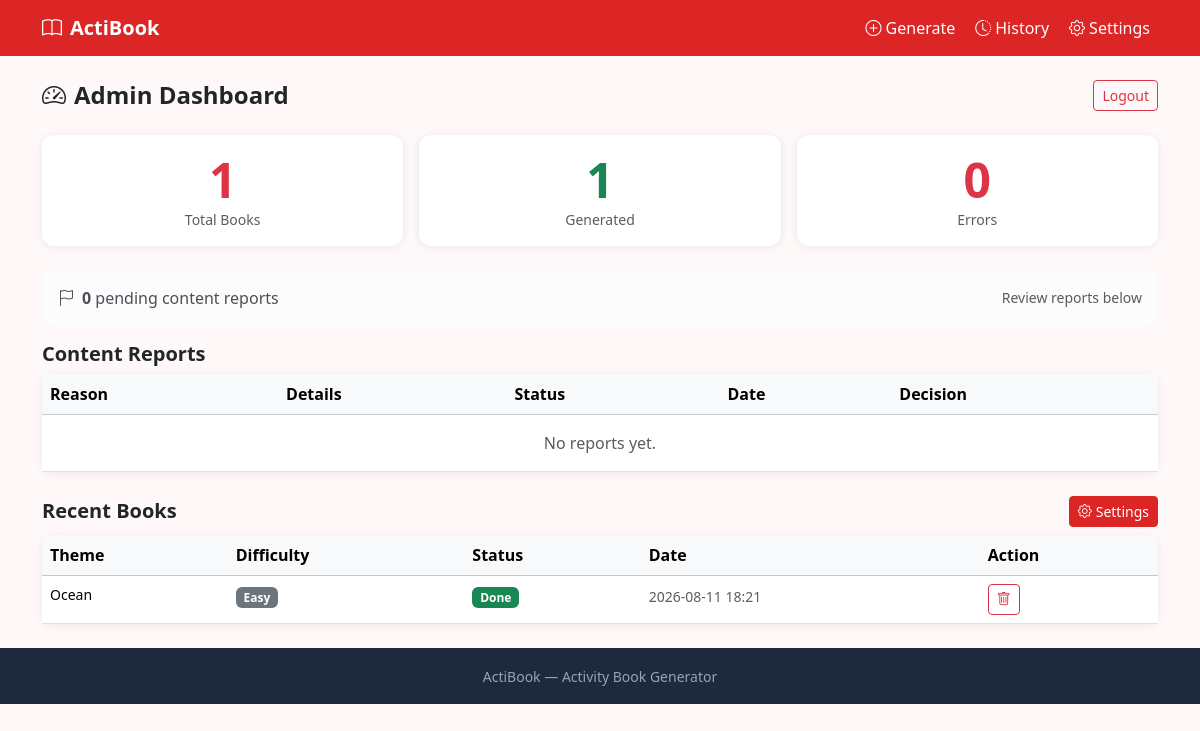
The app's page /otherapps/actibook/admin/dashboard (signed in), older data.
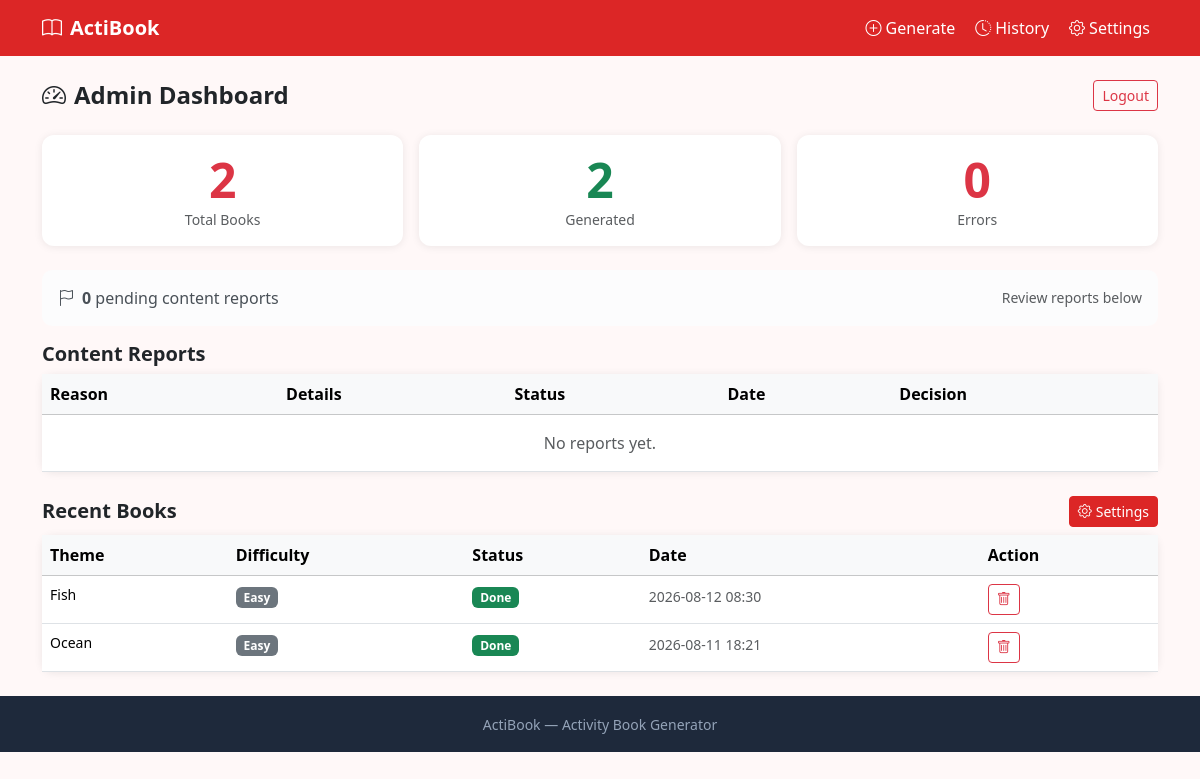
The same page, newer data.
### tables this page shows
CREATE TABLE books (
            id TEXT PRIMARY KEY,
            theme TEXT,
            difficulty TEXT,
            pages INTEGER,
            activities TEXT,
            pdf_path TEXT,
            status TEXT DEFAULT 'pending',
            error_msg TEXT,
            created_at TEXT
        );

### otherapps/actibook/__init__.py (the view)
@actibook_bp.route('/admin/dashboard')
@admin_required
def admin_dashboard():
    init_db()
    with get_db() as db:
        total  = db.execute("SELECT COUNT(*) FROM books").fetchone()[0]
        done   = db.execute("SELECT COUNT(*) FROM books WHERE status='done'").fetchone()[0]
        errors = db.execute("SELECT COUNT(*) FROM books WHERE status='error'").fetchone()[0]
        recent = db.execute("SELECT * FROM books ORDER BY created_at DESC LIMIT 10").fetchall()
        reports = list_reports(db)
        pending_reports = pending_report_count(db)
    return render_template('actibook/admin/dashboard.html',
                           total=total, done=done, errors=errors, recent=recent,
                           reports=reports, pending_reports=pending_reports,
                           report_reasons=dict(REPORT_REASONS))

### app.py (called while the page is built)
@app.context_processor
def inject_globals():
    return {'super_admin_logged_in': bool(session.get('super_admin'))}

### otherapps/actibook/__init__.py (called while the page is built)
def get_db():
    conn = sqlite3.connect(DB_PATH)
    conn.row_factory = sqlite3.Row
    return conn

def admin_required(f):
    @wraps(f)
    def decorated(*args, **kwargs):
        if not session.get('actibook_admin'):
            return redirect(url_for('actibook.admin_login'))
        return f(*args, **kwargs)
    return decorated

### otherapps/reporting.py (called while the page is built)
def ensure_reports_table(db):
    db.execute("""
        CREATE TABLE IF NOT EXISTS reports (
            id TEXT PRIMARY KEY,
            content_id TEXT NOT NULL,
            reason TEXT NOT NULL,
            details TEXT,
            status TEXT DEFAULT 'pending',
            created_at TEXT NOT NULL,
            reviewed_at TEXT
        )
    """)

def list_reports(db, limit=100):
    return db.execute(
        "SELECT * FROM reports ORDER BY "
        "CASE status WHEN 'pending' THEN 0 ELSE 1 END, created_at DESC LIMIT ?",
        (limit,),
    ).fetchall()

def pending_report_count(db):
    return db.execute(
        "SELECT COUNT(*) FROM reports WHERE status='pending'"
    ).fetchone()[0]

### otherapps/actibook/templates/actibook/admin/dashboard.html (shortened to what this page needs)
{% extends 'actibook/base.html' %}
{% block content %}
<div class="d-flex justify-content-between align-items-center mb-4">
  <h4 class="fw-bold mb-0"><i class="bi bi-speedometer2 me-2"></i>Admin Dashboard</h4>
  <a href="{{ url_for('actibook.admin_logout') }}" class="btn btn-outline-danger btn-sm">Logout</a>
</div>
<div class="row g-3 mb-4">
  <div class="col-md-4"><div class="card p-3 text-center">
    <div class="display-5 fw-bold text-danger">{{ total }}</div><div class="text-muted small">Total Books</div>
  </div></div>
  <div class="col-md-4"><div class="card p-3 text-center">
    <div class="display-5 fw-bold text-success">{{ done }}</div><div class="text-muted small">Generated</div>
  </div></div>
  <div class="col-md-4"><div class="card p-3 text-center">
    <div class="display-5 fw-bold text-danger">{{ errors }}</div><div class="text-muted small">Errors</div>
  </div></div>
</div>
<div class="alert {{ 'alert-warning' if pending_reports else 'alert-light' }} d-flex justify-content-between align-items-center">
  <span><i class="bi bi-flag me-2"></i><strong>{{ pending_reports }}</strong> pending content report{{ '' if pending_reports == 1 else 's' }}</span>
  <span class="small text-muted">Review reports below</span>
</div>
<h5 class="fw-semibold mb-2">Content Reports</h5>
<div class="card mb-4">
  <div class="table-responsive">
    <table class="table table-hover mb-0">
      <thead class="table-light"><tr><th>Reason</th><th>Details</th><th>Status</th><th>Date</th><th>Decision</th></tr></thead>
      <tbody>
      {% if not reports %}<tr><td colspan="5" class="text-center text-muted py-3">No reports yet.</td></tr>{% endif %}
      </tbody>
    </table>
  </div>
</div>
<div class="d-flex justify-content-between align-items-center mb-2">
  <h5 class="fw-semibold mb-0">Recent Books</h5>
  <a href="{{ url_for('actibook.admin_settings') }}" class="btn btn-brand btn-sm"><i class="bi bi-gear me-1"></i>Settings</a>
</div>
<div class="card">
  <div class="table-responsive">
    <table class="table table-hover mb-0">
      <thead class="table-light"><tr><th>Theme</th><th>Difficulty</th><th>Status</th><th>Date</th><th>Action</th></tr></thead>
      <tbody>
      {% for r in recent %}<tr>
        <td class="fw-medium small">{{ r['theme'].title() }}</td>
        <td><span class="badge bg-secondary">{{ r['difficulty'].title() }}</span></td>
        <td>{% if r['status']=='done' %}<span class="badge bg-success">Done</span>
            {% elif r['status']=='error' %}<span class="badge bg-danger">Error</span>
            {% else %}<span class="badge bg-secondary">{{ r['status'] }}</span>{% endif %}</td>
        <td><small class="text-muted">{{ r['created_at'][:16].replace('T',' ') }}</small></td>
        <td>
          <form method="POST" action="{{ url_for('actibook.admin_delete', uid=r['id']) }}" class="d-inline"
                onsubmit="return confirm('Delete?')">
            <button class="btn btn-sm btn-outline-danger"><i class="bi bi-trash"></i></button>
          </form>
        </td>
      </tr>{% endfor %}
      </tbody>
    </table>
  </div>
</div>
{% endblock %}

Row changes from the older to the newer data that the page shows:
added books: theme "Fish", difficulty "Easy", status "Done", created_at "2026-08-12 08:30"
Text that changed along with them:
{{ total }}: "1" → "2"
{{ done }}: "1" → "2"
